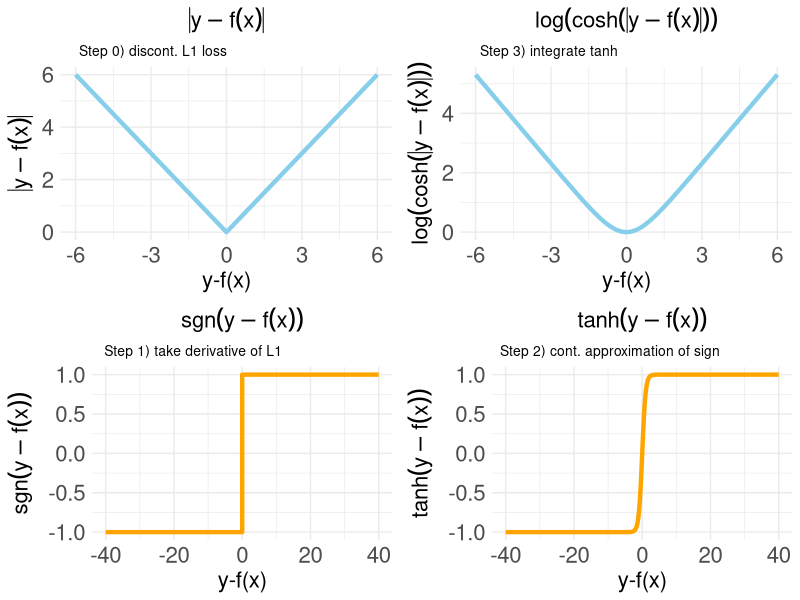
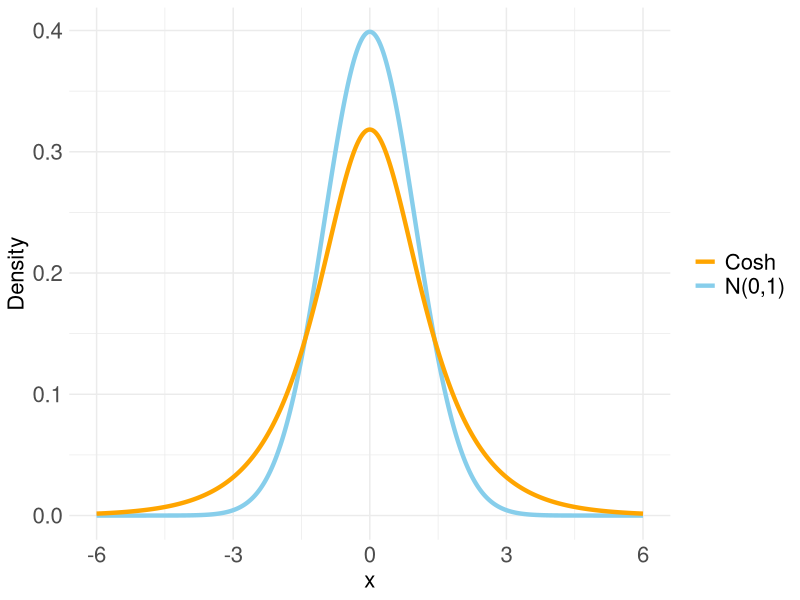
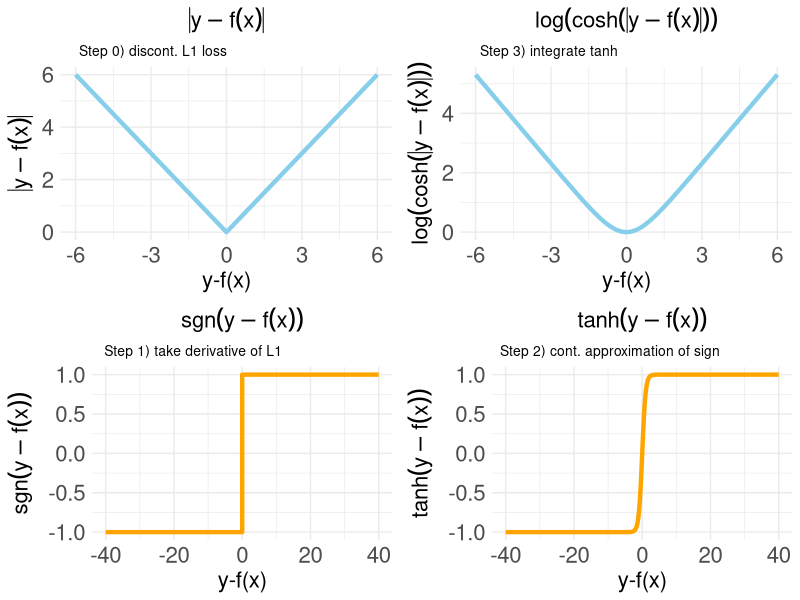
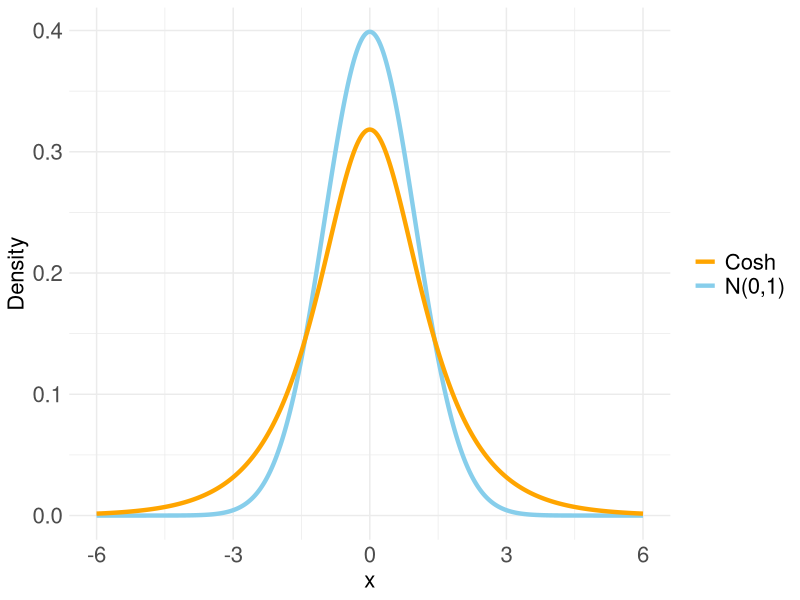

Here is the R script that generated these plots, in order:
# ------------------------------------------------------------------------------
# FIG: LOG-COSH
# ------------------------------------------------------------------------------

library(ggplot2)
library(ggpubr)

# Define the range for x
x_range <- seq(-6, 6, by = 0.1)

# Set the line width
line_width <- 1.5

# Define theme adjustments for increased sizes
theme_enlarged <- function() {
  theme_minimal() +
    theme(
      plot.title = element_text(hjust = 0.5, size = 16),
      plot.subtitle = element_text(hjust = 0.1, size = 10),
      axis.title = element_text(size = 16),               
      axis.text = element_text(size = 16),
      legend.text = element_text(size=16)
    )
}

# Create plot sequence (L1 => sign => tanh => log-cosh) with updated line width
p1 <- ggplot(data.frame(x = x_range), aes(x)) +
  geom_line(aes(y = abs(x)), size = line_width, color = "skyblue") +
  labs(subtitle = "Step 0) discont. L1 loss", title = expression(abs(y-f(x))), x = "y-f(x)", y = expression(abs(y-f(x)))) +
  theme_enlarged()

p2 <- ggplot(data.frame(x = x_range), aes(x)) +
  geom_line(aes(y = log(cosh(x))), size = line_width, color = "skyblue") +
  labs(subtitle = "Step 3) integrate tanh", title = expression(log(cosh(abs(y-f(x))))), x = "y-f(x)", y = expression(log(cosh(abs(y-f(x)))))) +
  theme_enlarged()

x_sgn <- c(-40, -1e-6, 1e-6, 40)
y_sgn <- sign(x_sgn)
p3 <- ggplot(data.frame(x = x_sgn, y = y_sgn), aes(x, y)) +
  geom_step(size = line_width, color = "orange") +
  labs(subtitle = "Step 1) take derivative of L1", title = expression(sgn(y-f(x))), x = "y-f(x)", y = expression(sgn(y-f(x)))) +
  theme_enlarged()

x_tanh <- seq(-40, 40, by = 0.1)
p4 <- ggplot(data.frame(x = x_tanh), aes(x)) +
  geom_line(aes(y = tanh(x)), size = line_width, color="orange") +
  labs(subtitle = "Step 2) cont. approximation of sign", title = expression(tanh(y-f(x))), x = "y-f(x)", y = expression(tanh(y-f(x)))) +
  theme_enlarged()

# Combine the plots
p <- ggarrange(p1, p2, p3, p4, ncol = 2, nrow = 2)
p
ggsave("../figure/logcosh-derivation.png", p, width = 7L, height = 5L)
##### plot gaussian and cosh densities together

# Define the range for x
x_range <- seq(-6, 6, length.out = 1000)

# Define the standard Gaussian density function
gaussian_density <- dnorm(x_range)

# Define the cosh density function
cosh_density <- 1 / (pi * cosh(x_range))

# Create a data frame for plotting
data_to_plot <- data.frame(x = x_range, Gaussian = gaussian_density, Cosh = cosh_density)

# Create the ggplot
p1 <- ggplot(data_to_plot, aes(x)) +
  geom_line(aes(y = Gaussian, color = "N(0,1)"), size=line_width) +
  geom_line(aes(y = Cosh, color = "Cosh"), size=line_width) +
  labs(x = "x", y = "Density") +
  scale_color_manual(values = c("N(0,1)" = "skyblue", "Cosh" = "orange")) +
  theme_enlarged() +
  theme(legend.title = element_blank()) +
  theme(legend.text = element_text(size=16))

p1
ggsave("../figure/logcosh-derivation-cosh-gaussian-densities.png", p1, width = 6L, height = 3L)
